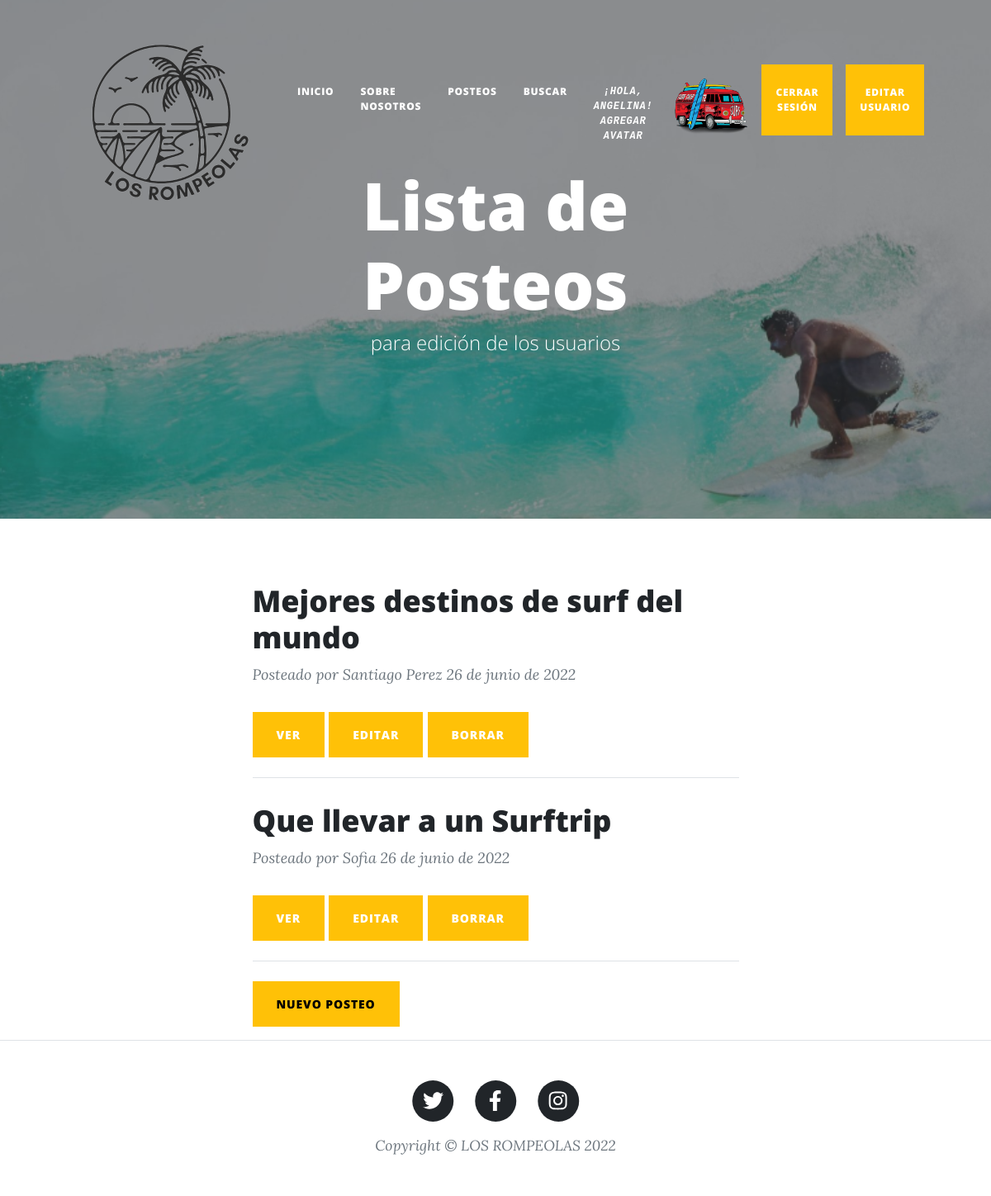
Page /Surfblog/borrarPosteo/Navegando las olas de Corea del Norte (signed in) on the committed database.
### Surfblog/models.py (models this page shows, shortened)
class Avatar(models.Model):
    user = models.ForeignKey(User, on_delete = models.CASCADE)
    imagen = models.ImageField(upload_to = 'avatares', null = True, blank = True)
    class Meta:
        verbose_name = 'Avatar'
        verbose_name_plural = 'Avatares'

class Post(models.Model):
    autor = models.CharField(max_length = 40)
    email = models.EmailField()
    fecha = models.DateField(auto_now_add = True)
    titulo = models.CharField(max_length = 40, primary_key = True)
    cuerpo = models.TextField('')

### Surfblog/views.py (the view)
# urls.py: path('borrarPosteo/<posteo_titulo>', views.borrarPosteos, name = 'borrarPosteo'),
@login_required
def borrarPosteos(request, posteo_titulo):
    posteo = Post.objects.get(titulo = posteo_titulo)
    posteo.delete()
    id = 7
    listadoPosteos = Post.objects.all()
    diccionario = {'id': id, 'listadoPosteos': listadoPosteos}
    return render(request,'Surfblog/listaPosteos.html', diccionario)

### Surfblog/templates/Surfblog/listaPosteos.html (shortened to what this page needs)
{% extends 'Surfblog/padre.html' %}
{% load static %}
{% block titulo_header %}
    <h1>Lista de Posteos</h1>
    <span class='subheading'>para edición de los usuarios</span>
{% endblock %}
{% block contenido_principal %}
    <div class='container px-4 px-lg-5'>
        <div class='row gx-4 gx-lg-5 justify-content-center'>
            <div class='col-md-10 col-lg-8 col-xl-7'>
                {% for posteo in listadoPosteos %}
                    <div class='post-preview'>
                        <a href='{% url "Post" posteo.titulo %}'>
                            <h2 class='post-title'>{{posteo.titulo}}</h2>
                        </a>
                        <p class='post-meta'>
                            Posteado por
                            <span>{{posteo.autor}}</span>
                            {{posteo.fecha}}
                        </p>
                    </div>
                    <button type='button' class='btn btn-warning'>
                        <a href='{% url "Post" posteo.titulo %}' style='color: white;'>VER</a>
                    </button>
                    <button type='button' class='btn btn-warning'>
                        <a href='{% url "editarPosteo" posteo.titulo %}' style='color: white;'>EDITAR</a>
                    </button>
                    <button type='button' class='btn btn-warning'>
                        <a href='{% url "borrarPosteo" posteo.titulo %}' style='color: white;'>BORRAR</a>
                    </button>
                    <hr class='my-4' />
                {% endfor %}
                <button type='button' class='btn btn-warning mb-3'>
                    <a href='{% url "hacerPost" %}' style='color: black;'>NUEVO POSTEO</a>
                </button>
            </div>
        </div>
    </div>
{% endblock %}

### Surfblog/templates/Surfblog/padre.html (shortened to what this page needs)
<!DOCTYPE html>
<html lang='en'>
    <head>
        {% load static %}
        <link href='{% static "SurfBlog/css/styles.css" %}' rel='stylesheet' />
    </head>
    <body>
        <nav class='navbar navbar-expand-lg navbar-light' id='mainNav'>
            <div class='container px-4 px-lg-5'>
                <a class='navbar-brand' href='{% url "Inicio" %}'><img src='{% static "SurfBlog/assets/img/logo.png" %}' alt='Logo' title='Logo' height='250px' width='250px'></a>
                <div class='collapse navbar-collapse' id='navbarResponsive'>
                    <ul class='navbar-nav ms-auto py-4 py-lg-0'>
                        <li class='nav-item'><a class='nav-link px-lg-3 py-3 py-lg-4' href='{% url "Inicio" %}'>Inicio</a></li>
                        <li class='nav-item'><a class='nav-link px-lg-3 py-3 py-lg-4' href='{% url "sobreNosotros" %}'>Sobre Nosotros</a></li>
                        <li class='nav-item'><a class='nav-link px-lg-3 py-3 py-lg-4' href='{% url "listaPosteos" %}'>Posteos</a></li>
                        <li class='nav-item'><a class='nav-link px-lg-3 py-3 py-lg-4' href='{% url "Buscar" %}'>Buscar</a></li>
                        {% if user.is_authenticated %}
                        <li class='nav-item'><a class='nav-link px-lg-3 py-3 py-lg-4 text-center font-monospace fst-italic' href='{% url "agregarAvatar" %}'>¡Hola, {{user.username}}!</br><span class=''>Agregar Avatar</span></a></li>
                        <li class='mx-1'>
                        {% with first_image=user.avatar_set.first %}
                            {% if first_image %}
                                <a href='{{ first_image.imagen.url }}' target='_blank'>
                                <img src='{{ first_image.imagen.url }}' height='100px'>
                            {% endif %}
                        {% endwith %}
                        </li>
                        <li class='nav-item'><a class='nav-link px-lg-3 py-3 py-lg-4 btn btn-warning mx-2' href='{% url "Logout" %}'>Cerrar Sesión</a></li>
                        <li class='nav-item'><a class='nav-link px-lg-3 py-3 py-lg-4 btn btn-warning mx-2' href='{% url "editarUsuario" %}'>Editar Usuario</a></li>
                        {% endif %}
                    </ul>
                </div>
            </div>
        </nav>
        <header class='masthead' style='background-image: url("{% static "SurfBlog/assets/img/home.jpg" %}")'>
            <div class='container position-relative px-4 px-lg-5'>
                <div class='row gx-4 gx-lg-5 justify-content-center'>
                    <div class='col-md-10 col-lg-8 col-xl-7'>
                        <div class='site-heading'>
                            {% block titulo_header %}
                            {% endblock %}
                        </div>
                    </div>
                </div>
            </div>
        </header>
        {% block contenido_principal %}
        {% endblock %}
        <footer class='border-top'>
            <div class='container px-4 px-lg-5'>
                <div class='row gx-4 gx-lg-5 justify-content-center'>
                    <div class='col-md-10 col-lg-8 col-xl-7'>
                        <ul class='list-inline text-center'>
                            <li class='list-inline-item'>
                                <a href='#!'>
                                    <span class='fa-stack fa-lg'>
                                        <i class='fas fa-circle fa-stack-2x'></i>
                                        <i class='fab fa-twitter fa-stack-1x fa-inverse'></i>
                                    </span>
                                </a>
                            </li>
                            <li class='list-inline-item'>
                                <a href='#!'>
                                    <span class='fa-stack fa-lg'>
                                        <i class='fas fa-circle fa-stack-2x'></i>
                                        <i class='fab fa-facebook-f fa-stack-1x fa-inverse'></i>
                                    </span>
                                </a>
                            </li>
                            <li class='list-inline-item'>
                                <a href='#!'>
                                    <span class='fa-stack fa-lg'>
                                        <i class='fas fa-circle fa-stack-2x'></i>
                                        <i class='fab fa-instagram fa-stack-1x fa-inverse'></i>
                                    </span>
                                </a>
                            </li>
                        </ul>
                        <div class='small text-center text-muted fst-italic'>Copyright &copy; LOS ROMPEOLAS 2022</div>
                    </div>
                </div>
            </div>
        </footer>
    </body>
</html>

### rows in the picture
Avatar: imagen (picture)
Post: titulo "Mejores destinos de surf del mundo", autor "Santiago Perez", fecha "26 de junio de 2022"
Post: titulo "Que llevar a un Surftrip", autor "Sofia", fecha "26 de junio de 2022"

### other values in the picture
{{ user.username }} "ANGELINA"
